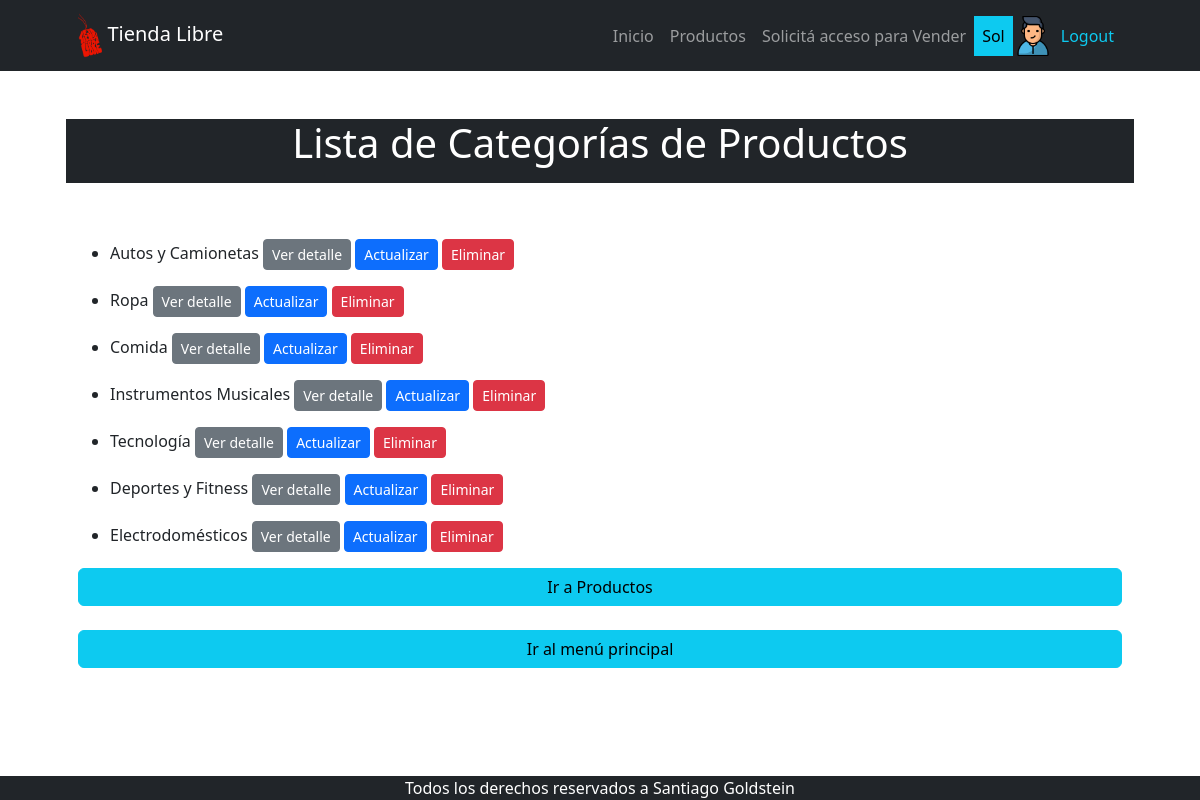
Page /producto/productocategoria/list/ (signed in) on the earlier database version.
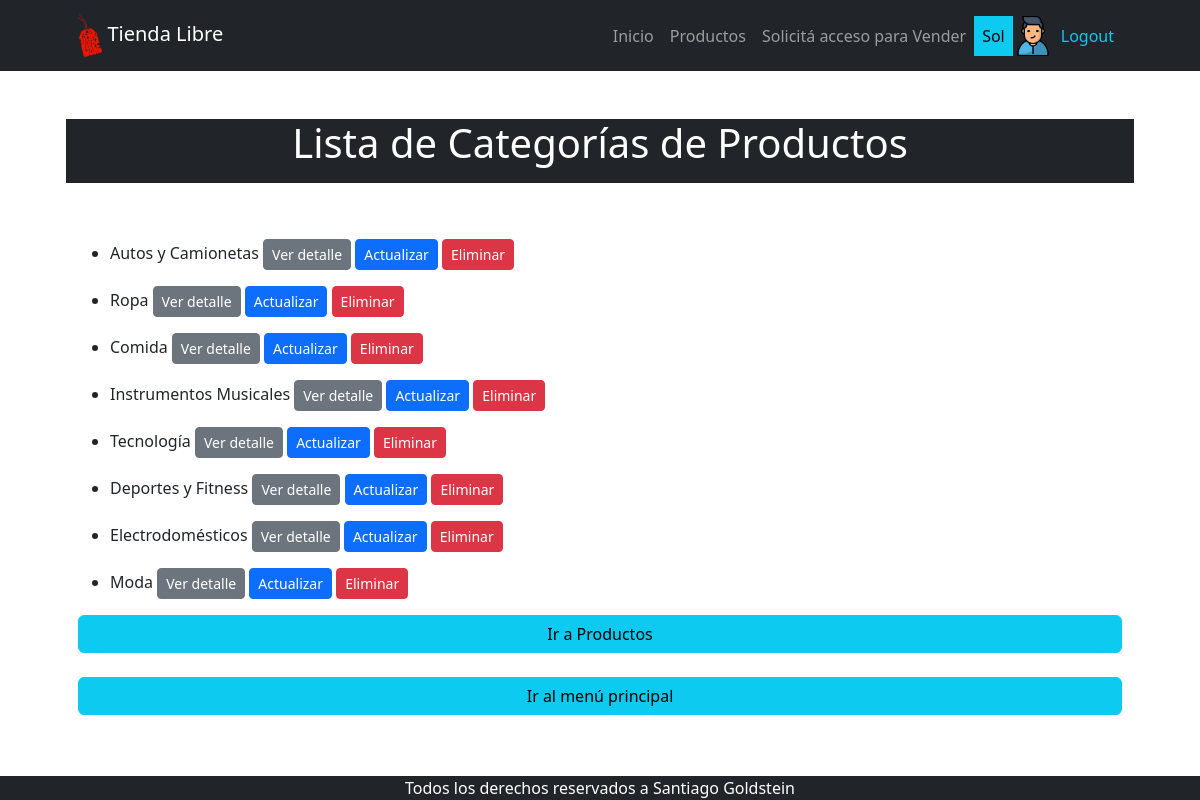
Same page on the later database version.
### apps/venta/models.py (models this page shows, shortened)
class Vendedor(models.Model):
    usuario = models.OneToOneField(
        User, on_delete=models.CASCADE, related_name="vendedor")
    celular = models.CharField(max_length=50)
    avatar = models.ImageField(upload_to="avatares", blank=True, null=True,)

### apps/producto/models.py (models this page shows, shortened)
class ProductoCategoria(models.Model):
    nombre = models.CharField(max_length=200, unique=True)
    descripcion = models.CharField(
        max_length=250, null=True, blank=True, verbose_name="descripción")
    class Meta:
        verbose_name = "categoría de productos"
        verbose_name_plural = "categorías de productos"

### apps/producto/views.py (the view)
# urls.py: path("productocategoria/list/", views.ProductoCategoriaList.as_view(),
class ProductoCategoriaList(ListView):
    model = models.ProductoCategoria

### apps/producto/templates/producto/productocategoria_list.html
{% extends 'producto/index.html' %}
{% block INDEX_TITULO %}
    Lista de Categorías de Productos
{% endblock INDEX_TITULO %}
{% block INDEX_CONTENIDO %}
    {% if object_list %}
        {% for object in object_list %}
            <ul>
                <li>{{ object.nombre }}
                    <a href="{% url 'producto:productocategoria_detail' object.id %}" class="btn btn-secondary btn-sm">
                        Ver detalle</a>
                    <a href="{% url 'producto:productocategoria_update' object.id %}" class="btn btn-primary btn-sm">
                        Actualizar</a>
                    <a href="{% url 'producto:productocategoria_delete' object.id %}" class="btn btn-danger btn-sm">
                        Eliminar</a>
                </li>
            </ul>
        {% endfor %}
    {% else %}
        <p>no hay elementos</p>
    {% endif %}
    <div class="d-grid gap-3">
        <a href="{% url 'producto:home' %}" class="btn btn-info ">Ir a Productos</a>
    </div>
    <br>
    {% include 'Home/index_back.html' %}
{% endblock INDEX_CONTENIDO %}

### apps/producto/templates/producto/index.html (shortened to what this page needs)
{% extends 'Home/index.html' %}

### apps/Home/templates/Home/index.html (shortened to what this page needs)
{% extends 'Home/base.html' %}
{% load static %}
{% block BASE_CONTENIDO %}
    <div class="row aling-items-center my-5">
        <h1 class="pb-lg-3 text-bg-dark text-center">
            {% block INDEX_TITULO %}{% endblock INDEX_TITULO %}
        </h1>
    </div>
    {% block INDEX_CONTENIDO %}{% endblock INDEX_CONTENIDO %}
{% endblock BASE_CONTENIDO %}

### apps/Home/templates/Home/base.html (shortened to what this page needs)
{% load static %}
<!DOCTYPE html>
<html lang="es">
    <head>
        <link href="{% static 'Home/css/proyecto_styles.css' %}" rel="stylesheet" />
    </head>
    <body>
        {% include 'Home/navbar.html' %}
        <div class="container px-4 px-lg-5">
            {% block BASE_CONTENIDO %}
            {% endblock BASE_CONTENIDO %}
        </div>
        {% include 'Home/footer.html' %}
    </body>
</html>

### apps/Home/templates/Home/navbar.html (shortened to what this page needs)
{% load static %}
<nav class="navbar navbar-expand-lg navbar-dark bg-dark">
    <div class="container px-5">
        <a class="navbar-brand" href="{% url 'Home:home' %}">
            <img src="{% static 'Home/assets/logo.png' %}" alt="Logo" style="height: 45px;">
            Tienda Libre
        </a>
        <div class="collapse navbar-collapse" id="navbarSupportedContent">
            <ul class="navbar-nav ms-auto mb-2 mb-lg-0">
                <li class="nav-item"><a class="nav-link {% if  request.path == "/" %} active {% endif %}" aria-current="page" href="{% url 'Home:home' %}">Inicio</a></li>
                {% if user.is_authenticated %}
                    <li class="nav-item"><a class="nav-link {% if  request.path == "/producto/" %} active {% endif %}" href="{% url 'producto:home' %}">Productos</a></li>
                    <li class="nav-item"><a class="nav-link {% if  request.path == "/vender/" %} active {% endif %}" href="https://wa.me/+5491139556151" target="_blank">Solicitá acceso para Vender</a></li>
                    <li class="nav-item"><a class="nav-link text-bg-info {% if  request.path == "/" %} active {% endif %}" href="#!">{{ user.username }}</a></li>
                    {% if user.vendedor.avatar.url %}
                        <li class="nav-item"><img src="{{ user.vendedor.avatar.url }}" alt="avatar" class="" style="height: 40px;"></li>
                        {% else %}
                        <li class="nav-item"><img src="{% static 'venta/avatar.png' %}" alt="avatar" class="" style="height: 40px;"></li>
                    {% endif %}
                    <li class="nav-item"><a class="nav-link text-info {% if  request.path == "/logout/" %} active {% endif %}" href="{% url 'Home:logout' %}">Logout</a></li>
                {% endif %}
            </ul>
        </div>
    </div>
</nav>

### apps/Home/templates/Home/index_back.html
<div class="d-grid gap-3">
    <a href="{% url 'Home:home' %}" class="btn btn-info ">Ir al menú principal</a>
</div>

### apps/Home/templates/Home/footer.html
<footer class="bg-dark fixed-bottom  ">
    <div class="container px-4 px-lg-5"><p class="m-0 text-center text-white">Todos los derechos reservados a Santiago Goldstein</p></div>
</footer>

Differences in the rows shown:
added ProductoCategoria: nombre "Moda"
